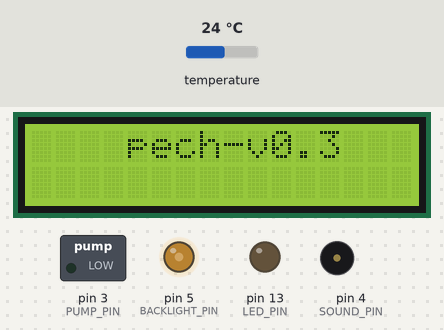
This sketch was run on a simulated Arduino Uno, built with avr-gcc and run on an emulated ATmega328P. Shown: 16×2 character LCD, switched loads named in the sketch (green lamp = pin HIGH), output pins drawn as LEDs (lit = HIGH), buzzer (waves = sounding). The inputs (shaded band) are chosen by the test bench; at power-on: temperature 24 °C. What the sketch prints to the serial monitor is not drawn.

Above: at 2.2 s.
At 12.7 s:
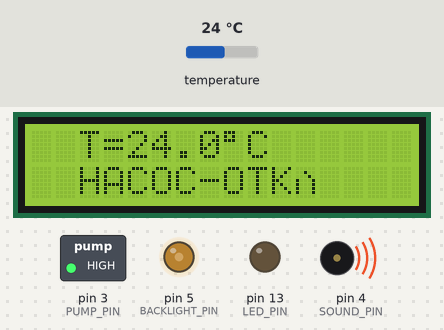
12.8 s: temperature set to 2 °C
At 16.8 s:
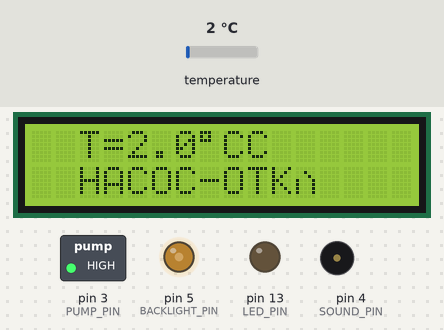
17.3 s: temperature set to 12 °C
At 23.7 s:
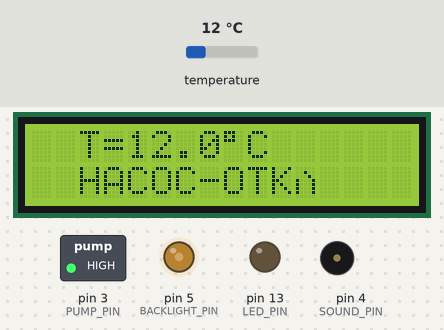
24.0 s: temperature set to 19 °C
At 60.3 s:
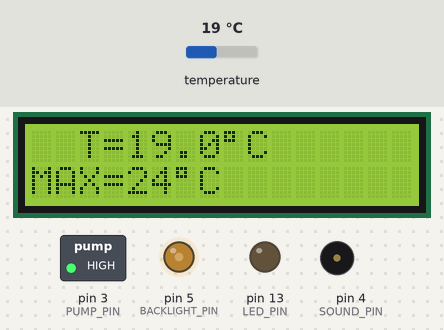
Timing chart, 0 to 66.8 s (numbered marks = the images above; inputs shaded):
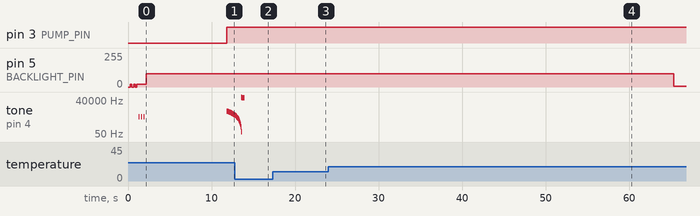

Measured:
- after the input at 12.8 s, the display: changes after 3.1 s (image 2)
- after the input at 17.3 s, the display: changes after 5.9 s (image 3)
- by itself, tone on pin 4 (SOUND_PIN): plays 1900 Hz for 0.05 s, 1770 Hz for 0.05 s, 1640 Hz for 0.05 s, 1510 Hz for 0.05 s, 1380 Hz for 0.05 s, 1250 Hz for 0.05 s … (21 notes in this stretch)
- what the display in image 0 shows lasts 0.9 s, from 2.2 s to 3.1 s

The sketch:

pech_0.3.ino
```cpp
/*     pech v0.3 (final)
 *  +++22.03.2016+++
 *
 *
*/
#include <LiquidCrystal.h>
#include "OneWire.h"
#define PUMP_PIN 3
#define LED_PIN 13
#define SOUND_PIN 4
#define BACKLIGHT_PIN 5
#define MAX_TEMP 50
#define DANGER 85
byte arrowUp[8] = {
  0b00100,
  0b01110,
  0b01110,
  0b10101,
  0b00100,
  0b00100,
  0b00100,
  0b00100
};
byte arrowDown[8] = {
  0b00100,
  0b00100,
  0b00100,
  0b00100,
  0b10101,
  0b01110,
  0b01110,
  0b00100
};
//(RS,E,D4,D5,D6,D7)
LiquidCrystal lcd(10, 11, 6, 7, 8, 9);
OneWire  ds(2);  // on pin 2 (a 4.7K resistor is necessary)
int toneVal = 100;
int upToneDone = 0;
int downToneDone = 0;
int toneDone = 0;
int pumpState = 0;
int lcdState = 0;
float temp = 0;
float lastTemp = 0;
long TEMP_INTERVAL = 3000;  // 3 sec
long PUMP_INTERVAL = 60000; //1 min
int maxTempStat = 0;
unsigned long tempPrevMillis = 0;
unsigned long pumpPrevMillis = 300000;
unsigned long warningPrevMillis = 0;
unsigned long statPrevMillis = 0;
unsigned long arrowPrevMillis = 0;
int arrowChar = 2; //= 0x3D
char tempChar[] = {0xDF, 0x43, '\0'}; //Отрисовка градусов Цельсия
char nasosVkl[] = {0x48, 0x41, 0x43, 0x4F, 0x43, 0x2D, 0x42, 0x4B, 0xCA, 0xFE, '\0'};
char nasosOtkl[] = {0x48, 0x41, 0x43, 0x4F, 0x43, 0x2D, 0x4F, 0x54, 0x4B, 0xCA, '\0'};
void setup(void) {
  pinMode(PUMP_PIN, OUTPUT);
  pinMode(LED_PIN, OUTPUT);
  pinMode(SOUND_PIN, OUTPUT);
  pinMode(BACKLIGHT_PIN, OUTPUT);
  Serial.begin(9600);
  lcd.createChar(1, arrowUp);
  lcd.createChar(0, arrowDown);
  //lcd.createChar(1, nasos);
  lcd.begin(16, 2);
  Blink(200, 3);
  Beep(150, 3, 1500);
  analogWrite(BACKLIGHT_PIN, 100);
  lcd.setCursor(4, 0);
  lcd.print("pech-v0.3");
    delay(900);
  lcd.clear();
  for (int i = 0; i < 100; i++) {
    lcd.setCursor(0, 0);
    lcd.print(i);
    lcd.print("%");
    lcd.print(" PUMP CONTROL");
    lcd.setCursor(0, 1);
    lcd.print("made by ROBERT");
    delay(70);
  }
  lcd.clear();
  getTemp();
}
//*********LOOP************
void loop(void) {
  lcdUpdate();
  if (millis() - tempPrevMillis >= TEMP_INTERVAL) {
    getTemp();
    tempPrevMillis = millis();
    if (temp > maxTempStat) {
      maxTempStat = temp;
    }
  }
  //--------------------------------------------
  if (temp > DANGER) { //DANGER
    pumpState = 2;
  }
  else if (temp >= MAX_TEMP && temp <= DANGER) {   //MAX_TEMP
    pumpState = 1;
  }
  else {   //OFF
    pumpState = 0;
  }
  //------------------------------------------------
  if ((millis() - pumpPrevMillis > PUMP_INTERVAL) || temp > DANGER) {
    switch (pumpState)
    {
      case 0 :
        digitalWrite(PUMP_PIN, HIGH);
        lcdState = 0;
        PUMP_INTERVAL = 30000; // 30 sec
        if (downToneDone == 0) {
          BeepDown();
        }
        break;
      case 1 :
        digitalWrite(PUMP_PIN, LOW);
        lcdState = 1;
        PUMP_INTERVAL = 300000;  //5 min
        break;
      case 2 :
        digitalWrite(PUMP_PIN, LOW);
        lcdState = 2;
        PUMP_INTERVAL = 600000;  // 10 min
        break;
    }
    pumpPrevMillis = millis();
  }
}
//------------------------------------------
void lcdUpdate() {
  if (millis() < 60000 || lcdState > 0) {
    analogWrite(BACKLIGHT_PIN, 100);
  }
  else {
    analogWrite(BACKLIGHT_PIN, 5);
  }
  lcd.setCursor(2, 0);
  lcd.print("T=");
  lcd.print(temp, 1);
  lcd.print(tempChar);
  if (millis() - arrowPrevMillis > 180000) { //3 min  // arrow
    lcd.clear();  //очистка дисплея
    if (temp < lastTemp) arrowChar = 0; // Температура растёт или падает
    else if (temp > lastTemp) arrowChar = 1;
    else arrowChar = 2;
    lastTemp = temp;
    lcd.setCursor(0, 0);
    if (arrowChar == 2)
      lcd.write("=");
    else
      lcd.write((uint8_t)arrowChar);
    arrowPrevMillis = millis();
  }
  if (lcdState == 0) {  // lcdState == 0
    lcd.setCursor(2, 1);
    lcd.write(nasosOtkl);
    if (millis() - statPrevMillis >= 60000) { // 1 min
      statPrevMillis = millis();
      lcd.setCursor(0, 1);
      lcd.print("MAX=");
      lcd.print(maxTempStat);
      lcd.print(tempChar);
      lcd.print("     ");
      statPrevMillis = millis();
      delay(5000);
      lcd.clear();  //очистка дисплея
    }
  }
  else if (lcdState == 1) { //  lcdState == 1
    if (upToneDone == 0) {
      BeepUp();
      lcd.clear();  //очистка дисплея
    }
    lcd.setCursor(2, 1);
    lcd.write(nasosVkl);
  }
  else if (lcdState == 2) {   //  lcdState == 2
    if (millis() - warningPrevMillis >= 60000) { // 1 min
      warningPrevMillis = millis();
      toneDone = 0;
      Blink(400, 3);
    }
    if (toneDone == 0) {
      Beep(200, 10, 800);
    }
    lcd.setCursor(2, 1);
    lcd.print("!!!DANGER!!!");
    lcd.noDisplay();
    delay(300);
    lcd.display();
    delay(500);
    analogWrite(BACKLIGHT_PIN, 0);
    delay(300);
    analogWrite(BACKLIGHT_PIN, 20);
    delay(500);
  }
}
//*************blink**************
void Blink(int t, int i) {
  for (int x = 0; x < i; x++) {
    analogWrite(BACKLIGHT_PIN, 0);
    delay(t);
    analogWrite(BACKLIGHT_PIN, 20);
    delay(t);
  }
}
//*************beep*************
void BeepUp() {
  toneVal = 100;
  for (int x = 0; x < 50; x++) {
    tone(SOUND_PIN, toneVal);
    toneVal = toneVal + 100;
    delay(50);
  }
  noTone(SOUND_PIN);
  upToneDone = 1;
  downToneDone = 0;
  toneDone = 0;
  //lcd.clear();
}
void BeepDown() {
  toneVal = 4500;
  for (int x = 40; x >= 0; x--) {
    tone(SOUND_PIN, toneVal);
    toneVal = toneVal - 130;
    delay(50);
  }
  noTone(SOUND_PIN);
  downToneDone = 1;
  upToneDone = 0;
  toneDone = 0;
  //lcd.clear();
}
void Beep(int t, int i, int n) {
  for (int x = 0; x < i; x++) {
    tone(SOUND_PIN, n);
    delay(t);
    noTone(SOUND_PIN);
    delay(t);
  }
  toneDone = 1;
  downToneDone = 0;
  //lcd.clear();
}
//*********getTemp()**********
void getTemp() {
  byte i;
  byte present = 0;
  byte type_s;
  byte data[12];
  byte addr[8];

  if ( !ds.search(addr)) {
    Serial.println("No more addresses.");
    Serial.println();
    ds.reset_search();
    delay(300);
    return;
  }
  for ( i = 0; i < 8; i++) {
  }

  if (OneWire::crc8(addr, 7) != addr[7]) {
    Serial.println("CRC is not valid!");
    return;
  }
  Serial.println();

  // the first ROM byte indicates which chip
  switch (addr[0]) {
    case 0x10:
      Serial.println("  Chip = DS18S20");  // or old DS1820
      type_s = 1;
      break;
    case 0x28:
      Serial.println("  Chip = DS18B20");
      type_s = 0;
      break;
    case 0x22:
      Serial.println("  Chip = DS1822");
      type_s = 0;
      break;
    default:
      Serial.println("Device is not a DS18x20 family device.");
      return;
  }

  ds.reset();
  ds.select(addr);
  ds.write(0x44, 1);        // start conversion, with parasite power on at the end

  delay(1000);     // maybe 750ms is enough, maybe not
  // we might do a ds.depower() here, but the reset will take care of it.

  present = ds.reset();
  ds.select(addr);
  ds.write(0xBE);         // Read Scratchpad

  for ( i = 0; i < 9; i++) {           // we need 9 bytes
    data[i] = ds.read();
  }
  // Convert the data to actual temperature
  // because the result is a 16 bit signed integer, it should
  // be stored to an "int16_t" type, which is always 16 bits
  // even when compiled on a 32 bit processor.
  int16_t raw = (data[1] << 8) | data[0];
  if (type_s) {
    raw = raw << 3; // 9 bit resolution default
    if (data[7] == 0x10) {
      // "count remain" gives full 12 bit resolution
      raw = (raw & 0xFFF0) + 12 - data[6];
    }
  } else {
    byte cfg = (data[4] & 0x60);
    // at lower res, the low bits are undefined, so let's zero them
    if (cfg == 0x00) raw = raw & ~7;  // 9 bit resolution, 93.75 ms
    else if (cfg == 0x20) raw = raw & ~3; // 10 bit res, 187.5 ms
    else if (cfg == 0x40) raw = raw & ~1; // 11 bit res, 375 ms
    //// default is 12 bit resolution, 750 ms conversion time
  }
  temp = (float)raw / 16.0;
}
```
